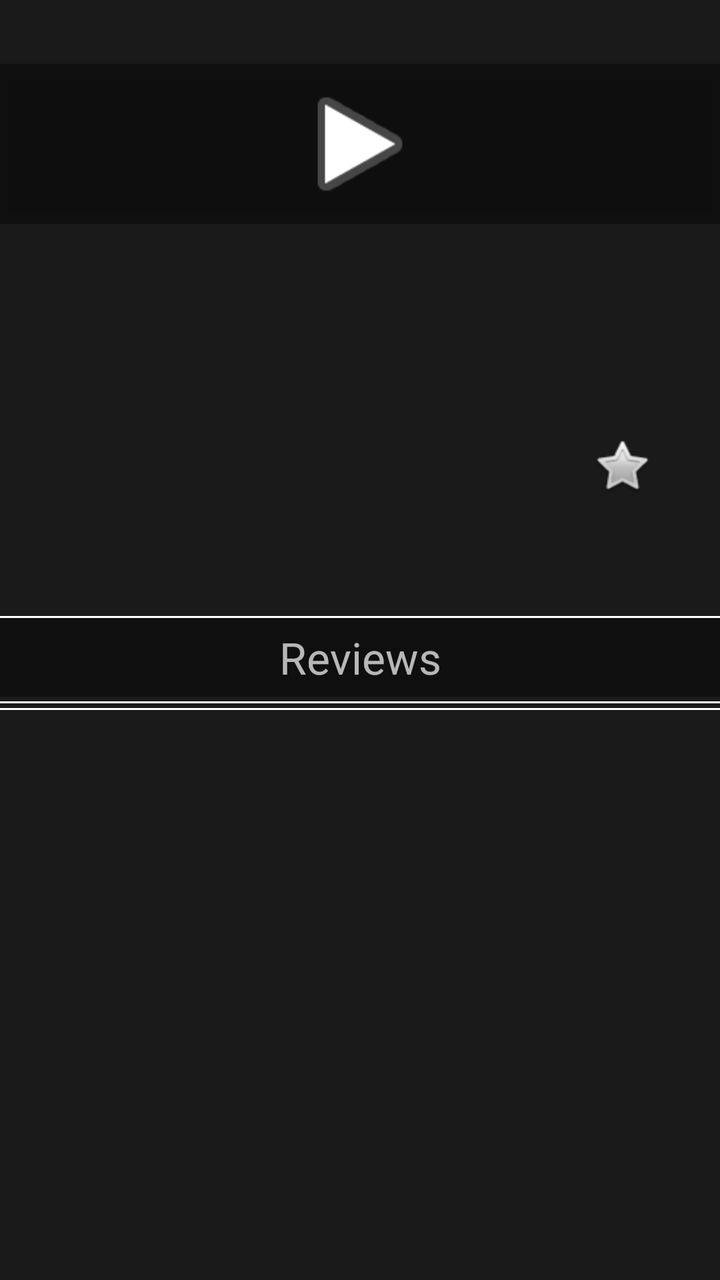
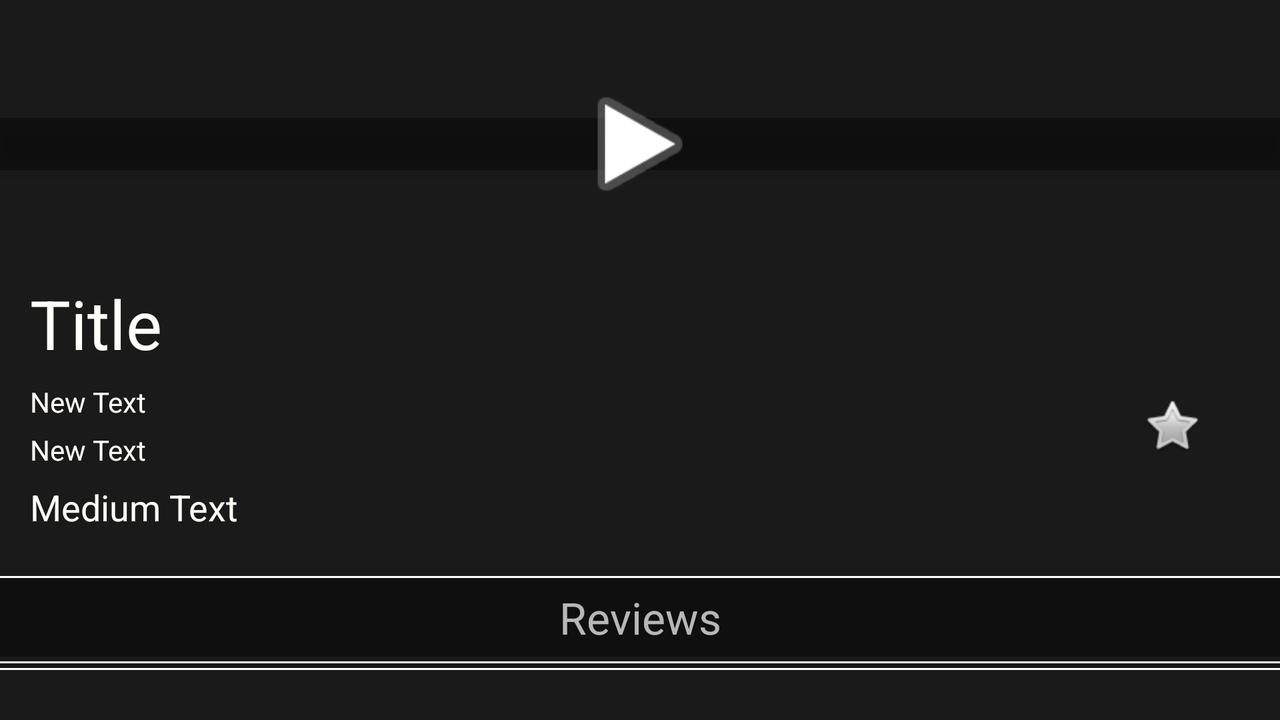

First picture: res/layout/ on a phone held upright. Second picture: the repository's own variant of that layout, on a device whose configuration matches the variant's folder. Source for both follows.
<!-- AndroidManifest.xml: application theme MyTheme -->
<!-- res/layout/fragment_detail.xml -->
<RelativeLayout xmlns:android="http://schemas.android.com/apk/res/android"
    xmlns:tools="http://schemas.android.com/tools"
    tools:context="com.projects.nanodegree.popularmovies.DetailActivityFragment"
    android:layout_height="match_parent"
    android:layout_width="match_parent"
    android:id="@+id/detail_main_view">

    <ImageView
        android:id="@+id/detail_imageview_bg"
        android:layout_width="match_parent"
        android:layout_height="match_parent"
        android:adjustViewBounds="true"
        style="@style/backGroundStyle"
        android:layout_alignParentEnd="false"
        android:layout_margin="-40dp" />

    <ImageView
        android:layout_width="match_parent"
        android:layout_height="match_parent"
        android:id="@+id/detail_imageview_bg_dim"
        android:layout_centerHorizontal="true"
        android:background="#76000000"
        android:adjustViewBounds="true"
        style="@style/backGroundStyle"/>


    <ScrollView
        android:layout_height="wrap_content"
        android:layout_width="match_parent"
        android:padding="0dp"
        android:paddingLeft="0dp"
        android:paddingTop="0dp"
        android:paddingRight="0dp"
        android:paddingBottom="0dp">

        <LinearLayout
                android:layout_width="match_parent"
                android:layout_height="wrap_content"
                android:paddingLeft="0dp"
                android:paddingRight="0dp"
                android:paddingTop="0dp"
                android:paddingBottom="0dp"
                android:orientation="vertical"
                android:padding="0dp">

            <RelativeLayout
                android:layout_width="match_parent"
                android:layout_height="match_parent"
                android:layout_marginTop="22dp"
                android:layout_marginBottom="22dp"
                android:id="@+id/Poster_RelativeLayout"
                android:minHeight="100dp"
                android:layout_weight="1">

                <ImageView
                    android:layout_width="match_parent"
                    android:layout_height="match_parent"
                    android:id="@+id/detail_imageview_poster"
                    android:minHeight="80dp"
                    android:longClickable="false"
                    android:background="#6b000000"
                    android:paddingTop="13dp"
                    android:paddingBottom="13dp"
                    android:translationZ="9dp"
                    android:layout_centerInParent="true" />

                <ImageButton
                    android:layout_width="wrap_content"
                    android:layout_height="wrap_content"
                    android:id="@+id/detail_trailer_button"
                    android:clickable="true"
                    android:onClick="playTrailer"
                    android:background="@android:drawable/ic_media_play"
                    android:translationZ="10dp"
                    android:maxHeight="70dp"
                    android:minWidth="70dp"
                    android:minHeight="70dp"
                    android:maxWidth="70dp"
                    android:layout_centerInParent="true"
                    />

            </RelativeLayout>

            <RelativeLayout
                android:layout_width="match_parent"
                android:layout_height="wrap_content"
                android:paddingLeft="0dp"
                android:paddingRight="0dp"
                android:paddingTop="0dp"
                android:paddingBottom="0dp"
                android:layout_weight="1">

                <TextView
                        android:layout_width="wrap_content"
                        android:layout_height="wrap_content"
                        android:textAppearance="?android:attr/textAppearanceLarge"
                        android:id="@+id/detail_textview_title"
                        android:layout_marginLeft="15dp"
                        android:textColor="#fdfff8"
                        android:textSize="34dp"
                        android:layout_alignParentStart="true"
                        android:padding="0dp"
                        android:layout_marginTop="15dp" />

                <TextView
                    android:layout_width="wrap_content"
                    android:layout_height="wrap_content"
                    android:id="@+id/detail_textview_release"
                    android:layout_below="@+id/detail_textview_title"
                    android:layout_alignLeft="@+id/detail_textview_title"
                    android:layout_marginTop="7dp"
                    android:textColor="#fffbf7" />

                <TextView
                    android:layout_width="wrap_content"
                    android:layout_height="wrap_content"
                    android:id="@+id/detail_textview_rating"
                    android:layout_below="@+id/detail_textview_release"
                    android:layout_alignLeft="@+id/detail_textview_release"
                    android:layout_marginTop="5dp"
                    android:textColor="#fafff7" />

                <CheckBox
                    android:id="@+id/favorite_checkbox"
                    android:layout_width="60dp"
                    android:layout_height="60dp"
                    android:button="@android:drawable/btn_star"
                    android:layout_alignParentBottom="false"
                    android:background="#00ffffff"
                    android:layout_alignTop="@+id/detail_textview_release"
                    android:layout_alignBottom="@+id/detail_textview_rating"
                    android:layout_alignParentLeft="false"
                    android:layout_alignParentRight="true"
                    android:layout_marginRight="5dp"
                    android:clickable="true"
                    android:onClick="toggleFavorite" />

                <TextView
                    android:layout_width="match_parent"
                    android:layout_height="wrap_content"
                    android:textAppearance="?android:attr/textAppearanceMedium"
                    android:id="@+id/detail_textview_overview"
                    android:layout_below="@+id/detail_textview_rating"
                    android:layout_alignStart="@+id/detail_textview_release"
                    android:textColor="#fefff6"
                    android:layout_alignLeft="@+id/detail_textview_release"
                    android:paddingTop="7dp"
                    android:layout_marginRight="15dp" />

                <LinearLayout
                    android:layout_width="match_parent"
                    android:layout_height="wrap_content"
                    android:orientation="vertical"
                    android:layout_below="@+id/detail_textview_overview"
                    android:layout_marginTop="20dp"
                    android:showDividers="beginning|middle|end"
                    android:clickable="true"
                    android:divider="@drawable/abc_textfield_search_activated_mtrl_alpha">
                    <TextView
                        android:layout_width="match_parent"
                        android:layout_height="wrap_content"
                        android:text="Reviews"
                        android:gravity="center"
                        android:textSize="22dp"
                        android:paddingTop="5dp"
                        android:paddingBottom="5dp"
                        android:clickable="true"
                        android:background="#6b000000" />
                    <LinearLayout
                        android:orientation="vertical"
                        android:layout_width="match_parent"
                        android:layout_height="wrap_content"
                        android:id="@+id/detail_linearLayout_reviews"
                        android:choiceMode="none"
                        android:showDividers="middle|end"
                        android:divider="@drawable/abc_textfield_search_default_mtrl_alpha">

                    </LinearLayout>

                </LinearLayout>
            </RelativeLayout>
        </LinearLayout>

    </ScrollView>

</RelativeLayout>
<!-- resources referenced by this layout -->
<resources>
  <style name="backGroundStyle">
          <item name="android:layout_marginLeft">-20dp</item>
          <item name="android:layout_marginRight">-20dp</item>
          <item name="android:layout_marginTop">-40dp</item>
          <item name="android:layout_marginBottom">-40dp</item>
      </style>
  <style name="MyTheme" parent="@style/Theme.AppCompat">
          <item name="android:actionBarStyle">@style/MyActionBar</item>
      </style>
  <style name="MyActionBar" parent="@style/Widget.AppCompat.ActionBar">
          <item name="android:background">@color/material_deep_teal_200</item>
      </style>
</resources>
<!-- res/layout-land/fragment_detail.xml (the repository's variant of the layout above) -->
<!-- drawn on the phone turned sideways -->
<RelativeLayout xmlns:android="http://schemas.android.com/apk/res/android"
    xmlns:tools="http://schemas.android.com/tools"
    tools:context="com.projects.nanodegree.popularmovies.DetailActivityFragment"
    android:layout_height="match_parent"
    android:layout_width="match_parent"
    android:id="@+id/detail_main_view">


<ImageView
        android:id="@+id/detail_imageview_bg"
        android:layout_width="match_parent"
        android:layout_height="match_parent"
        android:adjustViewBounds="true"
        android:layout_marginLeft="-100dp"
        android:layout_marginRight="-100dp"
        android:layout_marginTop="-500dp"
        android:layout_marginBottom="-500dp"
        android:layout_alignParentEnd="true"
        android:layout_alignParentStart="true" />

    <ImageView
        android:layout_width="match_parent"
        android:layout_height="match_parent"
        android:id="@+id/detail_imageview_bg_dim"
        android:layout_centerHorizontal="true"
        android:background="#76000000"
        android:adjustViewBounds="true"
        android:layout_alignParentEnd="false"
        android:layout_alignParentStart="false" />

    <ScrollView
        android:layout_height="wrap_content"
        android:layout_width="match_parent"
        android:padding="0dp"
        android:paddingLeft="0dp"
        android:paddingTop="0dp"
        android:paddingRight="0dp"
        android:paddingBottom="0dp">

        <RelativeLayout
                android:layout_width="match_parent"
                android:layout_height="match_parent"
                android:paddingLeft="0dp"
                android:paddingRight="0dp"
                android:paddingTop="0dp"
                android:paddingBottom="0dp"
                android:orientation="vertical"
                android:padding="0dp">

            <RelativeLayout
                android:layout_width="match_parent"
                android:layout_height="wrap_content"
                android:layout_marginTop="22dp"
                android:id="@+id/Poster_RelativeLayout"
                android:minHeight="100dp">

                <ImageView
                    android:layout_width="match_parent"
                    android:layout_height="match_parent"
                    android:id="@+id/detail_imageview_poster"
                    android:minHeight="10dp"
                    android:longClickable="false"
                    android:background="#6b000000"
                    android:paddingTop="13dp"
                    android:paddingBottom="13dp"
                    android:translationZ="9dp"
                    android:layout_centerInParent="true" />


                <ImageButton
                    android:layout_width="wrap_content"
                    android:layout_height="wrap_content"
                    android:id="@+id/detail_trailer_button"
                    android:clickable="true"
                    android:onClick="playTrailer"
                    android:background="@android:drawable/ic_media_play"
                    android:adjustViewBounds="true"
                    android:translationZ="10dp"
                    android:maxHeight="70dp"
                    android:minWidth="70dp"
                    android:minHeight="70dp"
                    android:maxWidth="70dp"
                    android:layout_centerInParent="true" />
            </RelativeLayout>

            <TextView
                android:layout_width="wrap_content"
                android:layout_height="wrap_content"
                android:textAppearance="?android:attr/textAppearanceLarge"
                android:text="Title"
                android:id="@+id/detail_textview_title"
                android:layout_marginLeft="15dp"
                android:textColor="#fdfff8"
                android:textSize="34dp"
                android:layout_alignParentStart="true"
                android:layout_below="@+id/Poster_RelativeLayout"
                android:layout_marginTop="17dp"
                android:padding="0dp"
                android:paddingTop="15dp" />

            <TextView
                android:layout_width="wrap_content"
                android:layout_height="wrap_content"
                android:text="New Text"
                android:id="@+id/detail_textview_release"
                android:layout_below="@+id/detail_textview_title"
                android:layout_alignLeft="@+id/detail_textview_title"
                android:layout_marginTop="7dp"
                android:textColor="#fffbf7" />

            <TextView
                android:layout_width="wrap_content"
                android:layout_height="wrap_content"
                android:text="New Text"
                android:id="@+id/detail_textview_rating"
                android:layout_below="@+id/detail_textview_release"
                android:layout_alignLeft="@+id/detail_textview_release"
                android:layout_marginTop="5dp"
                android:textColor="#fafff7" />

            <CheckBox
                android:id="@+id/favorite_checkbox"
                android:layout_width="60dp"
                android:layout_height="60dp"
                android:button="@android:drawable/btn_star"
                android:layout_alignParentBottom="false"
                android:background="#00ffffff"
                android:layout_alignTop="@+id/detail_textview_release"
                android:layout_alignBottom="@+id/detail_textview_rating"
                android:layout_alignParentLeft="false"
                android:layout_alignParentRight="true"
                android:layout_marginRight="10dp"
                android:clickable="true" />

            <TextView
                android:layout_width="match_parent"
                android:layout_height="wrap_content"
                android:textAppearance="?android:attr/textAppearanceMedium"
                android:text="Medium Text"
                android:id="@+id/detail_textview_overview"
                android:layout_below="@+id/detail_textview_rating"
                android:layout_alignStart="@+id/detail_textview_release"
                android:textColor="#fefff6"
                android:layout_alignLeft="@+id/detail_textview_release"
                android:paddingTop="7dp"
                android:layout_marginRight="15dp" />

            <LinearLayout
                android:layout_width="match_parent"
                android:layout_height="wrap_content"
                android:orientation="vertical"
                android:layout_below="@+id/detail_textview_overview"
                android:layout_marginTop="20dp"
                android:showDividers="beginning|middle|end"
                android:clickable="true"
                android:divider="@drawable/abc_textfield_search_activated_mtrl_alpha">
                <TextView
                    android:layout_width="match_parent"
                    android:layout_height="wrap_content"
                    android:text="Reviews"
                    android:gravity="center"
                    android:textSize="22dp"
                    android:paddingTop="5dp"
                    android:paddingBottom="5dp"
                    android:clickable="true"
                    android:background="#6b000000" />
                <LinearLayout
                    android:orientation="vertical"
                    android:layout_width="match_parent"
                    android:layout_height="wrap_content"
                    android:id="@+id/detail_linearLayout_reviews"
                    android:choiceMode="none"
                    android:showDividers="middle|end"
                    android:divider="@drawable/abc_textfield_search_default_mtrl_alpha"
                    android:onClick="toggleFavorite">

                </LinearLayout>

            </LinearLayout>

        </RelativeLayout>
    </ScrollView>
</RelativeLayout>
<!-- resources referenced by the variant -->
<!-- as the phone turned sideways resolves them -->
<resources>
  <style name="MyTheme" parent="@style/Theme.AppCompat">
          <item name="android:actionBarStyle">@style/MyActionBar</item>
      </style>
  <style name="MyActionBar" parent="@style/Widget.AppCompat.ActionBar">
          <item name="android:background">@color/material_deep_teal_200</item>
      </style>
</resources>
